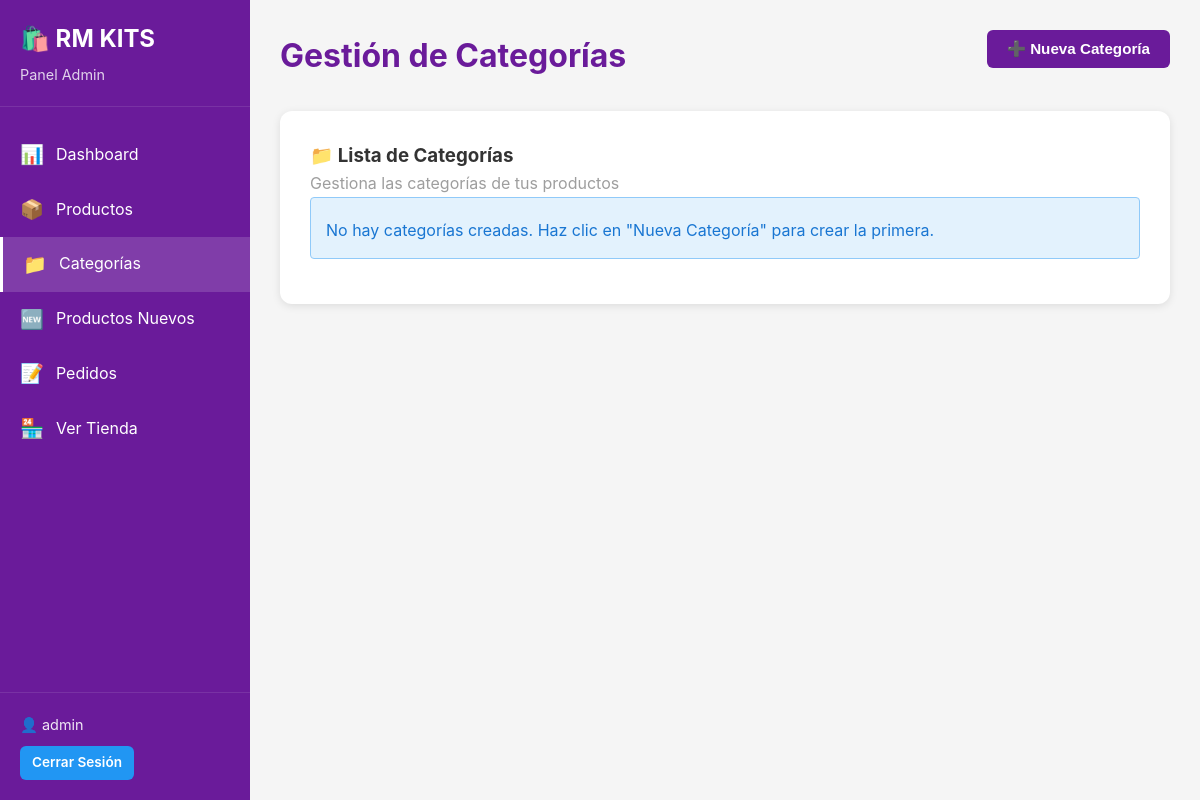
Before: /admin/categorias (signed in) with the older database file.
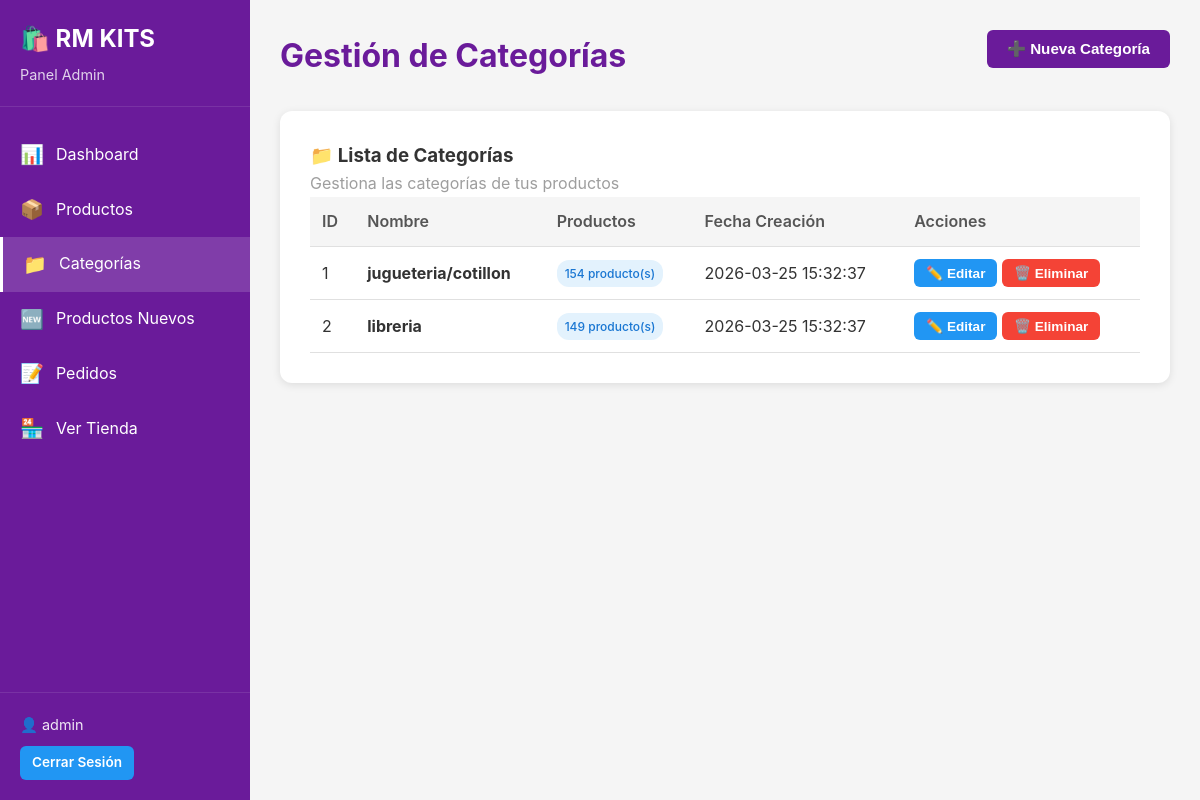
After: the same page with the newer database file.
### tables this page shows
CREATE TABLE categoria (
                    id INTEGER PRIMARY KEY AUTOINCREMENT,
                    nombre TEXT NOT NULL UNIQUE,
                    fecha_creacion TIMESTAMP DEFAULT CURRENT_TIMESTAMP
                );

### app.py (the view)
@app.route("/admin/categorias")
@login_required
def admin_categorias():
    try:
        with get_db_connection() as conn:
            cursor = conn.cursor()
            cursor.execute("SELECT * FROM categoria ORDER BY nombre")
            categorias = [dict(row) for row in cursor.fetchall()]
            for categoria in categorias:
                cursor.execute("SELECT COUNT(*) as count FROM producto WHERE categoria = ?", (categoria['nombre'],))
                categoria['num_productos'] = cursor.fetchone()['count']
            return render_template("admin/categorias.html", categorias=categorias)
    except Exception as e:
        logger.error(f"Error al obtener categorías: {e}")
        flash('Error al cargar categorías', 'error')
        return redirect(url_for('admin_dashboard'))

### app.py (called while the page is built)
@contextmanager
def get_db_connection():
    conn = None
    try:
        conn = sqlite3.connect(Config.DATABASE_PATH)
        conn.row_factory = sqlite3.Row
        yield conn
    except sqlite3.Error as e:
        logger.error(f"Error de base de datos: {e}")
        raise
    finally:
        if conn:
            conn.close()

@app.before_request
def before_request():
    if request.headers.get("X-Forwarded-Proto") == "http":
        url = request.url.replace("http://", "https://", 1)
        return redirect(url, code=301)

def login_required(f):
    @wraps(f)
    def decorated_function(*args, **kwargs):
        if 'admin_logged_in' not in session:
            flash('Debes iniciar sesión para acceder al panel de administración', 'error')
            return redirect(url_for('admin_login'))
        return f(*args, **kwargs)
    return decorated_function

### templates/admin/categorias.html (shortened to what this page needs)
{% extends "admin/base.html" %}
{% block page_title %}Gestión de Categorías{% endblock %}
{% block header_actions %}
<button class="btn btn-primary" onclick="mostrarModalNuevaCategoria()">
  <span>➕ Nueva Categoría</span>
</button>
{% endblock %}
{% block content %}
<div class="card">
  <div class="card-header">
    <h3>📁 Lista de Categorías</h3>
    <p class="text-muted">Gestiona las categorías de tus productos</p>
  </div>
  <div class="card-body">
    {% if categorias %}
    <div class="table-responsive">
      <table class="table">
        <thead>
          <tr>
            <th>ID</th>
            <th>Nombre</th>
            <th>Productos</th>
            <th>Fecha Creación</th>
            <th>Acciones</th>
          </tr>
        </thead>
        <tbody>
          {% for categoria in categorias %}
          <tr>
            <td>{{ categoria.id }}</td>
            <td><strong>{{ categoria.nombre }}</strong></td>
            <td>
              <span class="badge badge-info">{{ categoria.num_productos }} producto(s)</span>
            </td>
            <td>{{ categoria.fecha_creacion }}</td>
            <td>
              <button class="btn btn-sm btn-secondary" onclick="mostrarModalEditarCategoria({{ categoria.id }}, '{{ categoria.nombre }}')">
                ✏️ Editar
              </button>
              <button class="btn btn-sm btn-danger" onclick="mostrarModalEliminarCategoria({{ categoria.id }}, '{{ categoria.nombre }}', {{ categoria.num_productos }})">
                🗑️ Eliminar
              </button>
            </td>
          </tr>
          {% endfor %}
        </tbody>
      </table>
    </div>
    {% else %}
    <div class="alert alert-info">
      <p>No hay categorías creadas. Haz clic en "Nueva Categoría" para crear la primera.</p>
    </div>
    {% endif %}
  </div>
</div>
{% endblock %}

### templates/admin/base.html (shortened to what this page needs)
<!DOCTYPE html>
<html lang="es">
<head>
  <link rel="stylesheet" href="/static/css/admin.css">
</head>
<body>
  <div class="admin-layout">
    <aside class="sidebar">
      <div class="sidebar-header">
        <h2>🛍️ RM KITS</h2>
        <p>Panel Admin</p>
      </div>
      <nav class="sidebar-nav">
        <a href="{{ url_for('admin_dashboard') }}" class="nav-item {% if request.endpoint == 'admin_dashboard' %}active{% endif %}">
          <span class="icon">📊</span>
          <span>Dashboard</span>
        </a>
        <a href="{{ url_for('admin_productos') }}" class="nav-item {% if request.endpoint == 'admin_productos' %}active{% endif %}">
          <span class="icon">📦</span>
          <span>Productos</span>
        </a>
        <a href="{{ url_for('admin_categorias') }}" class="nav-item {% if request.endpoint == 'admin_categorias' %}active{% endif %}">
          <span class="icon">📁</span>
          <span>Categorías</span>
        </a>
        <a href="{{ url_for('admin_productos_nuevos') }}" class="nav-item {% if request.endpoint == 'admin_productos_nuevos' %}active{% endif %}">
          <span class="icon">🆕</span>
          <span>Productos Nuevos</span>
        </a>
        <a href="{{ url_for('admin_pedidos') }}" class="nav-item {% if 'pedido' in request.endpoint %}active{% endif %}">
          <span class="icon">📝</span>
          <span>Pedidos</span>
        </a>
        <a href="/" target="_blank" class="nav-item">
          <span class="icon">🏪</span>
          <span>Ver Tienda</span>
        </a>
      </nav>
      <div class="sidebar-footer">
        <div class="user-info">
          <span>👤 {{ session.admin_username }}</span>
        </div>
        <a href="{{ url_for('admin_logout') }}" class="btn btn-secondary btn-sm">Cerrar Sesión</a>
      </div>
    </aside>
    <main class="main-content">
      <div class="content-header">
        <h1>{% block page_title %}Dashboard{% endblock %}</h1>
        {% block header_actions %}{% endblock %}
      </div>
      <div class="content-body">
        {% block content %}{% endblock %}
      </div>
    </main>
  </div>
</body>
</html>

### static/css/admin.css (style rules this page uses)
:root { --primary: #6a1b9a; --primary-dark: #4a148c; --secondary: #9e9e9e; --success: #4caf50; --danger: #f44336; --warning: #ff9800; --info: #2196f3; --light: #f5f5f5; --dark: #333; --border: #e0e0e0; --shadow: rgba(0, 0, 0, 0.1); --sidebar-width: 250px; }
* { box-sizing: border-box; margin: 0; padding: 0; }
body { font-family: -apple-system, BlinkMacSystemFont, 'Segoe UI', Roboto, Oxygen, Ubuntu, Cantarell, sans-serif; background: var(--light); color: var(--dark); line-height: 1.6; }
.admin-layout { display: flex; min-height: 100vh; }
.sidebar { width: var(--sidebar-width); background: var(--primary); color: white; display: flex; flex-direction: column; position: fixed; height: 100vh; overflow-y: auto; z-index: 1000; }
.sidebar-header { padding: 20px; border-bottom: 1px solid rgba(255, 255, 255, 0.1); }
.sidebar-header h2 { margin: 0; font-size: 1.5rem; }
.sidebar-header p { margin: 5px 0 0; opacity: 0.8; font-size: 0.9rem; }
.sidebar-nav { flex: 1; padding: 20px 0; }
.nav-item { display: flex; align-items: center; gap: 12px; padding: 12px 20px; color: white; text-decoration: none; transition: background 0.2s; }
.nav-item.active { background: rgba(255, 255, 255, 0.15); border-left: 3px solid white; }
.nav-item .icon { font-size: 1.2rem; }
.sidebar-footer { padding: 20px; border-top: 1px solid rgba(255, 255, 255, 0.1); }
.user-info { margin-bottom: 10px; font-size: 0.9rem; opacity: 0.9; }
.main-content { flex: 1; margin-left: var(--sidebar-width); padding: 30px; background: var(--light); min-height: 100vh; }
.content-header { display: flex; justify-content: space-between; align-items: flex-start; margin-bottom: 30px; gap: 20px; }
.content-header h1 { color: var(--primary); font-size: 2rem; flex: 1; }
.content-header .btn { margin-left: 10px; }
.content-header .btn:first-of-type { margin-left: 0; }
.content-body { background: white; border-radius: 12px; padding: 30px; box-shadow: 0 2px 8px var(--shadow); }
.btn { display: inline-block; padding: 10px 20px; border: none; border-radius: 6px; font-size: 0.95rem; font-weight: 600; text-decoration: none; cursor: pointer; transition: all 0.2s; text-align: center; }
.btn-primary { background: var(--primary); color: white; }
.btn-secondary { background: #2196F3; color: white; }
.btn-danger { background: var(--danger); color: white; }
.btn-sm { padding: 6px 12px; font-size: 0.85rem; }
.badge { display: inline-block; padding: 4px 8px; border-radius: 4px; font-size: 0.85rem; font-weight: 600; }
.badge-info { background: #d1ecf1; color: #0c5460; }
.text-muted { color: var(--secondary); }

### templates/admin/categorias.html (style rules this page uses)
.badge { display: inline-block; padding: 4px 8px; border-radius: 12px; font-size: 12px; font-weight: 500; }
.badge-info { background-color: #e3f2fd; color: #1976d2; }
.table-responsive { overflow-x: auto; }
.table { width: 100%; border-collapse: collapse; }
.table th, .table td { padding: 12px; text-align: left; border-bottom: 1px solid #e0e0e0; }
.table th { background-color: #f5f5f5; font-weight: 600; color: #555; }

Changed rows visible on the page:
added categoria: id "1", nombre "jugueteria/cotillon", num_productos "154", fecha_creacion "2026-03-25 15:32:37"
added categoria: id "2", nombre "libreria", num_productos "149", fecha_creacion "2026-03-25 15:32:37"
Other visible differences:
text no longer shown: "No hay categorías creadas. Haz clic en \"Nueva Categoría\" para crear la primera."
text now shown: "ID Nombre Productos Fecha Creación Acciones"
